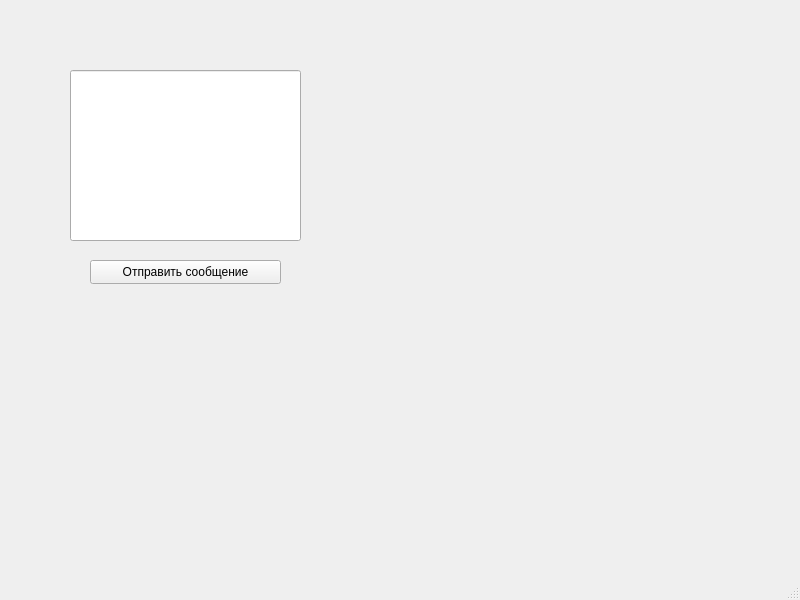
<?xml version="1.0" encoding="UTF-8"?>
<ui version="4.0">
 <class>MainWindow</class>
 <widget class="QMainWindow" name="MainWindow">
  <property name="geometry">
   <rect>
    <x>0</x>
    <y>0</y>
    <width>800</width>
    <height>600</height>
   </rect>
  </property>
  <property name="windowTitle">
   <string>MainWindow</string>
  </property>
  <widget class="QWidget" name="centralwidget">
   <widget class="QPushButton" name="SendMwssage">
    <property name="geometry">
     <rect>
      <x>90</x>
      <y>260</y>
      <width>191</width>
      <height>24</height>
     </rect>
    </property>
    <property name="text">
     <string>Отправить сообщение</string>
    </property>
   </widget>
   <widget class="QLineEdit" name="lineEdit">
    <property name="geometry">
     <rect>
      <x>70</x>
      <y>70</y>
      <width>231</width>
      <height>171</height>
     </rect>
    </property>
   </widget>
  </widget>
  <widget class="QMenuBar" name="menubar">
   <property name="geometry">
    <rect>
     <x>0</x>
     <y>0</y>
     <width>800</width>
     <height>21</height>
    </rect>
   </property>
  </widget>
  <widget class="QStatusBar" name="statusbar"/>
 </widget>
 <resources/>
 <connections/>
</ui>
